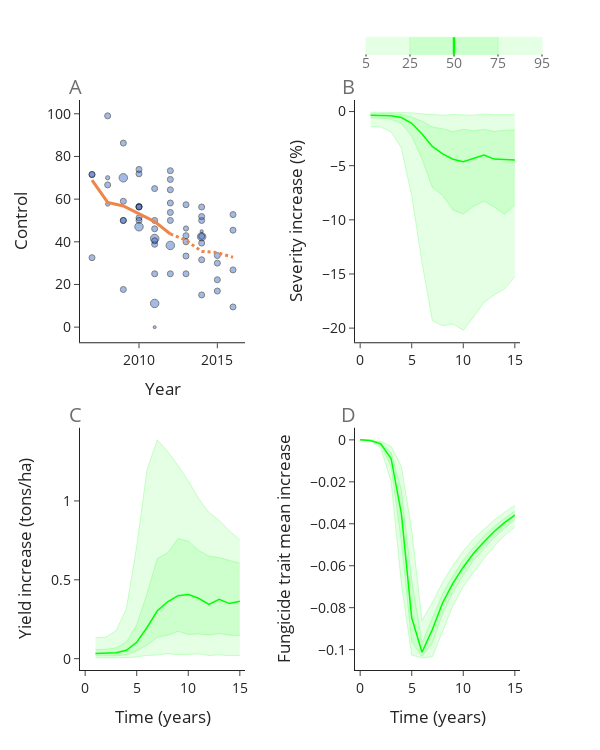

Notebook cell for this chart:
### Markdown cell above
## FIG

### Code cell
f = adding_in_host(
    yh,
    sev_df,
    yld_df,
    fm_df,
)

f.show()

### Figure 1 — Plotly figure (JSON) as saved in the notebook; plotly's stock layout.template omitted (floating-point values rounded to 4 significant figures)
{"data": [{"marker": {"color": "#4878d0", "line": {"color": "black", "width": 1}, "opacity": 0.5, "size": [6, 6, 6, 6, 4.243, 6, 4.243, 6, 6, 6, 8.485, 6, 6, 6, 6, 6, 6, 6, 8.485, 6, 6, 6, 8.485, 3, 6, 6, 6, 6, 8.485, 6, 6, 6, 6, 6, 8.485, 6, 6, 6, 6, 6, 5.196, 6, 6, 6, 8.485, 6, 6, 3, 6, 6, 6, 6, 6, 6, 6, 6, 6, 6, 6, 6, 6]}, "mode": "markers", "showlegend": false, "type": "scatter", "x": [2007, 2007, 2007, 2008, 2008, 2008, 2008, 2009, 2009, 2009, 2009, 2009, 2009, 2010, 2010, 2010, 2010, 2010, 2010, 2010, 2010, 2011, 2011, 2011, 2011, 2011, 2011, 2011, 2011, 2011, 2012, 2012, 2012, 2012, 2012, 2012, 2012, 2012, 2013, 2013, 2013, 2013, 2013, 2013, 2014, 2014, 2014, 2014, 2014, 2014, 2014, 2014, 2014, 2015, 2015, 2015, 2015, 2016, 2016, 2016, 2016], "xaxis": "x", "y": [71.43, 71.6, 32.56, 99.03, 57.69, 66.67, 70, 50, 17.65, 86.25, 70, 50, 59, 56.45, 51.22, 50, 71.85, 56.52, 47.06, 73.91, 56.25, 38.83, 41.55, 0, 50, 40.48, 25, 46.09, 11.11, 64.94, 50, 64.38, 58.18, 73.33, 38.3, 53.75, 69.23, 25, 25, 42.86, 46.24, 33.33, 40, 57.38, 42.37, 15.09, 50, 45, 42.55, 39.39, 56.32, 31.58, 51.85, 22.22, 33.55, 30, 16.92, 26.83, 45.45, 9.459, 52.76], "yaxis": "y"}, {"line": {"color": "#ee854a", "width": 3}, "mode": "lines", "showlegend": false, "type": "scatter", "x": [2007, 2008, 2009, 2010, 2011, 2012], "xaxis": "x", "y": [68.92, 58.46, 56.8, 53.21, 49.48, 43.68], "yaxis": "y"}, {"line": {"color": "#ee854a", "dash": "dot", "width": 3}, "mode": "lines", "showlegend": false, "type": "scatter", "x": [2012, 2013, 2014, 2015, 2016], "xaxis": "x", "y": [43.68, 40.69, 35.51, 34.9, 32.77], "yaxis": "y"}, {"line": {"color": "rgba(0,255,0,0.4)", "width": 0.5}, "mode": "lines", "showlegend": false, "type": "scatter", "x": [0, 1, 2, 3, 4, 5, 6, 7, 8, 9, 10, 11, 12, 13, 14, 15], "xaxis": "x2", "y": [null, -1.395, -1.435, -1.863, -3.38, -7.804, -13.96, -19.31, -19.79, -19.62, -20.19, -18.97, -17.62, -16.94, -16.37, -15.24], "yaxis": "y2"}, {"fill": "tonexty", "fillcolor": "rgba(0,255,0,0.1)", "line": {"color": "rgba(0,255,0,0.4)", "width": 0.5}, "mode": "lines", "showlegend": false, "type": "scatter", "x": [0, 1, 2, 3, 4, 5, 6, 7, 8, 9, 10, 11, 12, 13, 14, 15], "xaxis": "x2", "y": [null, -0.6058, -0.615, -0.7168, -1.111, -2.262, -4.385, -7.0, -7.736, -9.098, -9.462, -8.743, -8.27, -8.809, -9.477, -8.614], "yaxis": "y2"}, {"fill": "tonexty", "fillcolor": "rgba(0,255,0,0.2)", "line": {"color": "rgba(0,255,0,0.4)", "width": 0.5}, "mode": "lines", "showlegend": false, "type": "scatter", "x": [0, 1, 2, 3, 4, 5, 6, 7, 8, 9, 10, 11, 12, 13, 14, 15], "xaxis": "x2", "y": [null, -0.1927, -0.1948, -0.1824, -0.2631, -0.5157, -0.8876, -1.417, -1.588, -1.871, -1.643, -1.771, -1.649, -1.848, -1.723, -1.721], "yaxis": "y2"}, {"fill": "tonexty", "fillcolor": "rgba(0,255,0,0.1)", "line": {"color": "rgba(0,255,0,0.4)", "width": 0.5}, "mode": "lines", "showlegend": false, "type": "scatter", "x": [0, 1, 2, 3, 4, 5, 6, 7, 8, 9, 10, 11, 12, 13, 14, 15], "xaxis": "x2", "y": [null, -0.05454, -0.05749, -0.05222, -0.06807, -0.1143, -0.2134, -0.2429, -0.3352, -0.2701, -0.3194, -0.338, -0.2199, -0.2872, -0.283, -0.2903], "yaxis": "y2"}, {"line": {"color": "rgba(0,255,0,1)", "width": 1.5}, "mode": "lines", "showlegend": false, "type": "scatter", "x": [0, 1, 2, 3, 4, 5, 6, 7, 8, 9, 10, 11, 12, 13, 14, 15], "xaxis": "x2", "y": [null, -0.3506, -0.3589, -0.3869, -0.5554, -1.089, -2.077, -3.222, -3.912, -4.408, -4.638, -4.34, -4.021, -4.393, -4.412, -4.476], "yaxis": "y2"}, {"line": {"color": "rgba(0,255,0,0.4)", "width": 0.5}, "mode": "lines", "showlegend": false, "type": "scatter", "x": [0, 1, 2, 3, 4, 5, 6, 7, 8, 9, 10, 11, 12, 13, 14, 15], "xaxis": "x3", "y": [null, 0.005228, 0.005511, 0.005006, 0.006525, 0.01096, 0.02046, 0.02329, 0.0318, 0.02556, 0.02591, 0.03111, 0.01984, 0.02399, 0.0191, 0.01978], "yaxis": "y3"}, {"fill": "tonexty", "fillcolor": "rgba(0,255,0,0.1)", "line": {"color": "rgba(0,255,0,0.4)", "width": 0.5}, "mode": "lines", "showlegend": false, "type": "scatter", "x": [0, 1, 2, 3, 4, 5, 6, 7, 8, 9, 10, 11, 12, 13, 14, 15], "xaxis": "x3", "y": [null, 0.01847, 0.01868, 0.01748, 0.02522, 0.04944, 0.08503, 0.1352, 0.1491, 0.1734, 0.1538, 0.1571, 0.1509, 0.1595, 0.1488, 0.1475], "yaxis": "y3"}, {"fill": "tonexty", "fillcolor": "rgba(0,255,0,0.2)", "line": {"color": "rgba(0,255,0,0.4)", "width": 0.5}, "mode": "lines", "showlegend": false, "type": "scatter", "x": [0, 1, 2, 3, 4, 5, 6, 7, 8, 9, 10, 11, 12, 13, 14, 15], "xaxis": "x3", "y": [null, 0.05806, 0.05895, 0.06867, 0.1063, 0.215, 0.4114, 0.6354, 0.671, 0.7614, 0.7449, 0.6859, 0.651, 0.6406, 0.621, 0.6052], "yaxis": "y3"}, {"fill": "tonexty", "fillcolor": "rgba(0,255,0,0.1)", "line": {"color": "rgba(0,255,0,0.4)", "width": 0.5}, "mode": "lines", "showlegend": false, "type": "scatter", "x": [0, 1, 2, 3, 4, 5, 6, 7, 8, 9, 10, 11, 12, 13, 14, 15], "xaxis": "x3", "y": [null, 0.1331, 0.1369, 0.1771, 0.3183, 0.7152, 1.199, 1.387, 1.313, 1.224, 1.127, 1.016, 0.9272, 0.8771, 0.8095, 0.7541], "yaxis": "y3"}, {"line": {"color": "rgba(0,255,0,1)", "width": 1.5}, "mode": "lines", "showlegend": false, "type": "scatter", "x": [0, 1, 2, 3, 4, 5, 6, 7, 8, 9, 10, 11, 12, 13, 14, 15], "xaxis": "x3", "y": [null, 0.03361, 0.0344, 0.03709, 0.05324, 0.1042, 0.1976, 0.3034, 0.3608, 0.3991, 0.4063, 0.3829, 0.3443, 0.3758, 0.3492, 0.3636], "yaxis": "y3"}, {"line": {"color": "rgba(0,255,0,0.4)", "width": 0.5}, "mode": "lines", "showlegend": false, "type": "scatter", "x": [0, 1, 2, 3, 4, 5, 6, 7, 8, 9, 10, 11, 12, 13, 14, 15], "xaxis": "x4", "y": [0, -0.0006019, -0.003876, -0.01999, -0.06863, -0.1026, -0.1039, -0.1034, -0.09127, -0.07891, -0.06988, -0.06292, -0.05655, -0.05077, -0.04553, -0.04171], "yaxis": "y4"}, {"fill": "tonexty", "fillcolor": "rgba(0,255,0,0.1)", "line": {"color": "rgba(0,255,0,0.4)", "width": 0.5}, "mode": "lines", "showlegend": false, "type": "scatter", "x": [0, 1, 2, 3, 4, 5, 6, 7, 8, 9, 10, 11, 12, 13, 14, 15], "xaxis": "x4", "y": [0, -0.000428, -0.00255, -0.01266, -0.04875, -0.09627, -0.1033, -0.09683, -0.08271, -0.07247, -0.06444, -0.05756, -0.05182, -0.04666, -0.04212, -0.03801], "yaxis": "y4"}, {"fill": "tonexty", "fillcolor": "rgba(0,255,0,0.2)", "line": {"color": "rgba(0,255,0,0.4)", "width": 0.5}, "mode": "lines", "showlegend": false, "type": "scatter", "x": [0, 1, 2, 3, 4, 5, 6, 7, 8, 9, 10, 11, 12, 13, 14, 15], "xaxis": "x4", "y": [0, -0.0002626, -0.001355, -0.006052, -0.02393, -0.06703, -0.09679, -0.08497, -0.07333, -0.06481, -0.05728, -0.05125, -0.04592, -0.04135, -0.03733, -0.03391], "yaxis": "y4"}, {"fill": "tonexty", "fillcolor": "rgba(0,255,0,0.1)", "line": {"color": "rgba(0,255,0,0.4)", "width": 0.5}, "mode": "lines", "showlegend": false, "type": "scatter", "x": [0, 1, 2, 3, 4, 5, 6, 7, 8, 9, 10, 11, 12, 13, 14, 15], "xaxis": "x4", "y": [0, -0.0001467, -0.0007868, -0.003124, -0.01262, -0.04304, -0.08615, -0.07753, -0.06786, -0.05983, -0.05295, -0.0472, -0.04266, -0.03821, -0.03448, -0.03129], "yaxis": "y4"}, {"line": {"color": "rgba(0,255,0,1)", "width": 1.5}, "mode": "lines", "showlegend": false, "type": "scatter", "x": [0, 1, 2, 3, 4, 5, 6, 7, 8, 9, 10, 11, 12, 13, 14, 15], "xaxis": "x4", "y": [0, -0.0003402, -0.0019, -0.008864, -0.03528, -0.08483, -0.1012, -0.0904, -0.07764, -0.06834, -0.0607, -0.05405, -0.04864, -0.04368, -0.03948, -0.03586], "yaxis": "y4"}], "layout": {"annotations": [{"font": {"color": "rgb(110,110,110)", "size": 14}, "showarrow": false, "text": "5", "x": 0.65, "xanchor": "center", "xref": "paper", "y": 1.065, "yanchor": "middle", "yref": "paper"}, {"font": {"color": "rgb(110,110,110)", "size": 14}, "showarrow": false, "text": "25", "x": 0.75, "xanchor": "center", "xref": "paper", "y": 1.065, "yanchor": "middle", "yref": "paper"}, {"font": {"color": "rgb(110,110,110)", "size": 14}, "showarrow": false, "text": "50", "x": 0.85, "xanchor": "center", "xref": "paper", "y": 1.065, "yanchor": "middle", "yref": "paper"}, {"font": {"color": "rgb(110,110,110)", "size": 14}, "showarrow": false, "text": "75", "x": 0.95, "xanchor": "center", "xref": "paper", "y": 1.065, "yanchor": "middle", "yref": "paper"}, {"font": {"color": "rgb(110,110,110)", "size": 14}, "showarrow": false, "text": "95", "x": 1.05, "xanchor": "center", "xref": "paper", "y": 1.065, "yanchor": "middle", "yref": "paper"}, {"font": {"color": "rgb(110,110,110)", "size": 20}, "showarrow": false, "text": "A", "x": -0.01, "xanchor": "center", "xref": "paper", "y": 1.05, "yanchor": "top", "yref": "paper"}, {"font": {"color": "rgb(110,110,110)", "size": 20}, "showarrow": false, "text": "B", "x": 0.61, "xanchor": "center", "xref": "paper", "y": 1.05, "yanchor": "top", "yref": "paper"}, {"font": {"color": "rgb(110,110,110)", "size": 20}, "showarrow": false, "text": "C", "x": -0.01, "xanchor": "center", "xref": "paper", "y": 0.475, "yanchor": "top", "yref": "paper"}, {"font": {"color": "rgb(110,110,110)", "size": 20}, "showarrow": false, "text": "D", "x": 0.61, "xanchor": "center", "xref": "paper", "y": 0.475, "yanchor": "top", "yref": "paper"}], "font": {"size": 14}, "height": 750, "shapes": [{"fillcolor": "rgb(0,255,0)", "line": {"color": "rgb(0,255,0)", "width": 1}, "opacity": 0.1, "type": "rect", "x0": 0.65, "x1": 0.75, "xref": "paper", "y0": 1.11, "y1": 1.08, "yref": "paper"}, {"fillcolor": "rgb(0,255,0)", "line": {"color": "rgb(0,255,0)", "width": 1}, "opacity": 0.2, "type": "rect", "x0": 0.75, "x1": 0.85, "xref": "paper", "y0": 1.11, "y1": 1.08, "yref": "paper"}, {"line": {"color": "rgb(0,255,0)", "width": 2.5}, "opacity": 1, "type": "line", "x0": 0.85, "x1": 0.85, "xref": "paper", "y0": 1.11, "y1": 1.08, "yref": "paper"}, {"fillcolor": "rgb(0,255,0)", "line": {"color": "rgb(0,255,0)", "width": 1}, "opacity": 0.2, "type": "rect", "x0": 0.85, "x1": 0.95, "xref": "paper", "y0": 1.11, "y1": 1.08, "yref": "paper"}, {"fillcolor": "rgb(0,255,0)", "line": {"color": "rgb(0,255,0)", "width": 1}, "opacity": 0.1, "type": "rect", "x0": 0.95, "x1": 1.05, "xref": "paper", "y0": 1.11, "y1": 1.08, "yref": "paper"}, {"line": {"color": "rgb(110,110,110)", "width": 1.5}, "opacity": 1, "type": "line", "x0": 0.65, "x1": 0.65, "xref": "paper", "y0": 1.08, "y1": 1.076, "yref": "paper"}, {"line": {"color": "rgb(110,110,110)", "width": 1.5}, "opacity": 1, "type": "line", "x0": 0.75, "x1": 0.75, "xref": "paper", "y0": 1.08, "y1": 1.076, "yref": "paper"}, {"line": {"color": "rgb(110,110,110)", "width": 1.5}, "opacity": 1, "type": "line", "x0": 0.85, "x1": 0.85, "xref": "paper", "y0": 1.08, "y1": 1.076, "yref": "paper"}, {"line": {"color": "rgb(110,110,110)", "width": 1.5}, "opacity": 1, "type": "line", "x0": 0.95, "x1": 0.95, "xref": "paper", "y0": 1.08, "y1": 1.076, "yref": "paper"}, {"line": {"color": "rgb(110,110,110)", "width": 1.5}, "opacity": 1, "type": "line", "x0": 1.05, "x1": 1.05, "xref": "paper", "y0": 1.08, "y1": 1.076, "yref": "paper"}], "showlegend": true, "width": 600, "xaxis": {"anchor": "y", "autorange": true, "domain": [0, 0.375], "range": [2006.0, 2017.0], "showgrid": false, "title": {"text": "Year"}, "type": "linear"}, "xaxis2": {"anchor": "y2", "domain": [0.625, 1], "range": [-0.5, 15.5], "type": "linear"}, "xaxis3": {"anchor": "y3", "domain": [0, 0.375], "range": [-0.5, 15.5], "title": {"text": "Time (years)"}, "type": "linear"}, "xaxis4": {"anchor": "y4", "domain": [0.625, 1], "range": [-0.5, 15.5], "title": {"text": "Time (years)"}, "type": "linear"}, "yaxis": {"anchor": "x", "autorange": true, "domain": [0.575, 1], "range": [-7.083, 106.5], "title": {"text": "Control"}, "type": "linear"}, "yaxis2": {"anchor": "x2", "autorange": true, "domain": [0.575, 1], "range": [-21.31, 1.066], "title": {"text": "Severity increase (%)"}, "type": "linear"}, "yaxis3": {"anchor": "x3", "autorange": true, "domain": [0, 0.425], "range": [-0.07178, 1.464], "title": {"text": "Yield increase (tons/ha)"}, "type": "linear"}, "yaxis4": {"anchor": "x4", "autorange": true, "domain": [0, 0.425], "range": [-0.1097, 0.005774], "title": {"text": "Fungicide trait mean increase"}, "type": "linear"}}}
